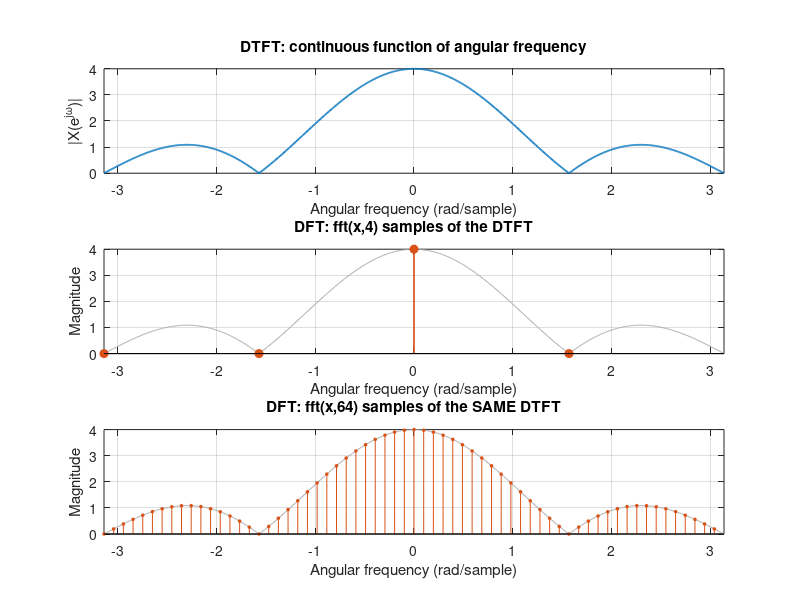

Here is the MATLAB script that generated this plot: (Note: this script raises an error after producing the figure.)
%% Exercise 4 - DTFT versus DFT (4 and 64 FFT points)
clear; clc; close all;
scriptFolder = fileparts(mfilename('fullpath'));
if isempty(scriptFolder), scriptFolder = pwd; end
x = [1 1 1 1];
n = 0:numel(x)-1;
w = linspace(-pi,pi,1000);
X = x * exp(-1j*(n.'*w));

% Frequency samples of DFT, centered on [-pi, pi).
N4 = 4; N64 = 64;
X4 = fftshift(fft(x,N4));
X64 = fftshift(fft(x,N64));
w4 = (-N4/2:N4/2-1)*(2*pi/N4);
w64 = (-N64/2:N64/2-1)*(2*pi/N64);

fig=figure('Color','w','Name','Exercise 4 - DTFT and DFT', ...
    'Position',[100 100 1000 820]);
subplot(3,1,1); plot(w,abs(X),'LineWidth',1.3); grid on;
xlabel('Angular frequency (rad/sample)'); ylabel('|X(e^{j\omega})|');
title('DTFT: continuous function of angular frequency'); xlim([-pi pi]);
subplot(3,1,2); plot(w,abs(X),'Color',[.65 .65 .65]); hold on;
stem(w4,abs(X4),'filled','LineWidth',1.2); grid on;
xlabel('Angular frequency (rad/sample)'); ylabel('Magnitude');
title('DFT: fft(x,4) samples of the DTFT'); xlim([-pi pi]);
subplot(3,1,3); plot(w,abs(X),'Color',[.65 .65 .65]); hold on;
stem(w64,abs(X64),'filled','MarkerSize',2); grid on;
xlabel('Angular frequency (rad/sample)'); ylabel('Magnitude');
title('DFT: fft(x,64) samples of the SAME DTFT'); xlim([-pi pi]);
sgtitle('DTFT and DFT comparison for x = [1 1 1 1]');
exportgraphics(fig,fullfile(scriptFolder,'dtft-dft-comparison.png'),'Resolution',170);
fprintf('Original x contains %d samples\n',numel(x));
fprintf('fft(x,4) has %d frequency samples, spacing 2*pi/4 = %.6f rad/sample\n',N4,2*pi/N4);
fprintf('fft(x,64) has %d frequency samples, spacing 2*pi/64 = %.6f rad/sample\n',N64,2*pi/N64);
fprintf('DTFT zeros in [-pi,pi] occur at w = -pi, -pi/2, pi/2 and pi.\n');
